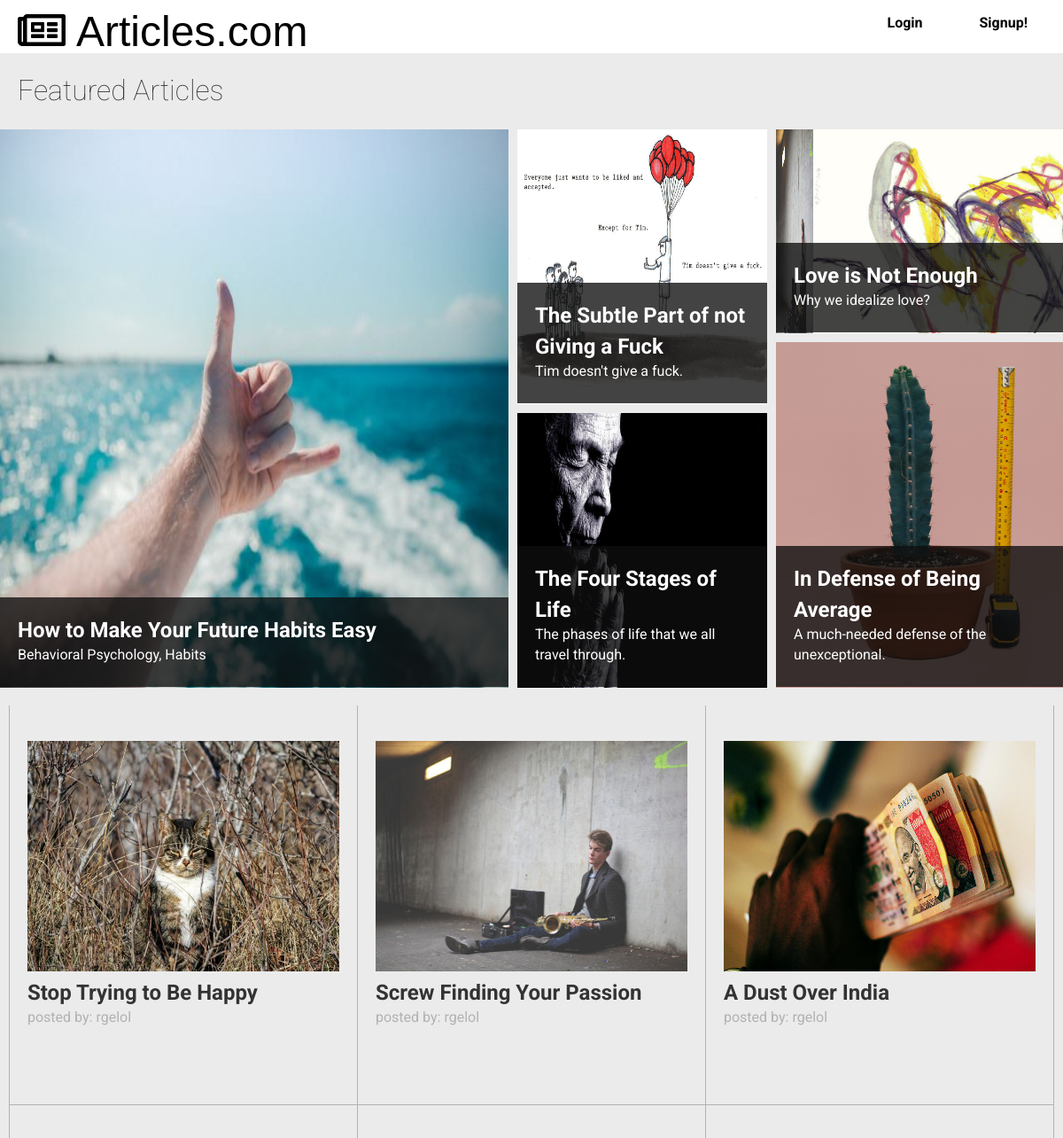
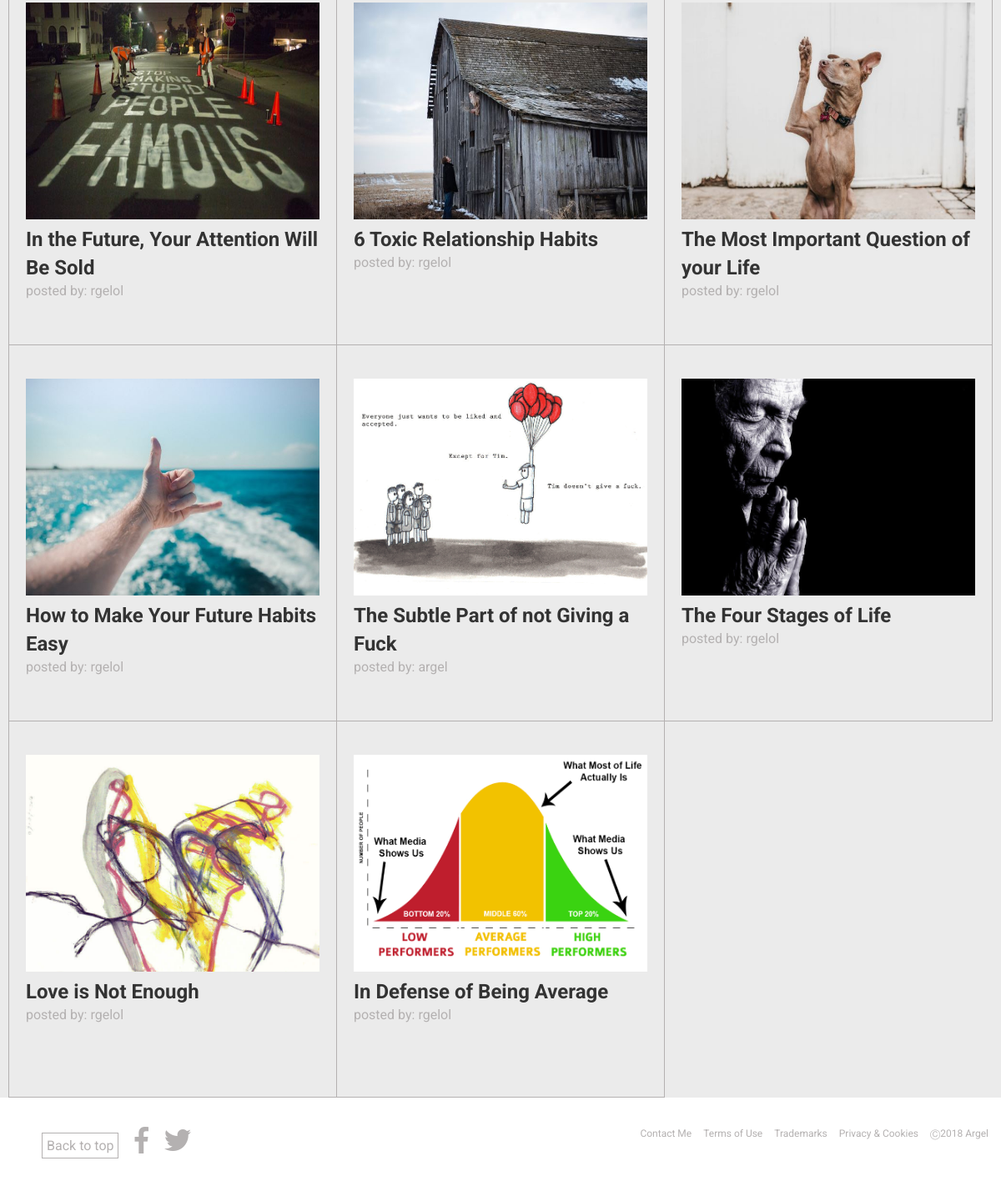
The page / on the database its author committed (2 pictures, top to bottom).
### blog_app/models.py (models this page shows, shortened)
class Article(models.Model):
    title = models.CharField(max_length=200)
    slug = models.SlugField()
    body = models.TextField()
    date = models.DateTimeField(auto_now_add=True)
    thumb = models.ImageField(default='default.png', blank=True)
    author = models.ForeignKey(User, default = None, on_delete = models.CASCADE)

### blog_app/views.py (the view)
# urls.py: path('',views.article_list,name='home'),
def article_list(request):
    articles = Article.objects.all().order_by('date')
    return render(request, 'blog_app/article_list.html', {'articles_list':articles})

### blog_app/templates/blog_app/article_list.html (shortened to what this page needs)
{% extends "base_layout.html" %}
{% block content %}
<h1 id="Article-list">Featured Articles</h1>
<div class="head-content">
  <div class="sec1">
    <a href="/how-to-make-your-future-habits-easy/">
      <img id="sec-img" src="/media/1.jpg">
    </a>
    <footer>
      <figcaption>
        <h2>How to Make Your Future Habits Easy</h2>
        <p>Behavioral Psychology, Habits</p>
      </figcaption>
    </footer>
  </div>
  <div class="sec2">
      <a href="/the-subtle-part-of-not-giving-a-fuck/">
      <img id="sec-img" src="/media/2.png">
    </a>
  <footer>
      <figcaption>
        <h2>The Subtle Part of not Giving a Fuck</h2>
        <p>Tim doesn't give a fuck.</p>
      </figcaption>
    </footer>
  </div>
  <div class="sec3">
    <a href="/screw-finding-your-passion/">
      <img id="sec-img" src="/media/3.jpg">
    </a>
      <footer>
          <figcaption>
            <h2>The Four Stages of Life</h2>
            <p>The phases of life that we all travel through.</p>
          </figcaption>
        </footer>
  </div>
  <div class="sec4">
    <a href="">
      <img src="/media/12.jpg" height="260" width="42">
    </a>
      <img id="sec-img" src="/media/5.jpg">
      <footer>
        <figcaption>
          <h2>Love is Not Enough</h2>
          <p>Why we idealize love?</p>
        </figcaption>
      </footer>
  </div>
  <div class="sec5">
      <img id="sec-img" src="/media/4.jpg">
      <footer>
          <figcaption>
            <h2>In Defense of Being Average</h2>
            <p>A much-needed defense of the unexceptional.</p>
          </figcaption>
        </footer>
  </div>
</div>
<div class="article-wrapper">
    <div class="articles">
      {% for i in articles_list %}
          <div class="image-container">
            <p id="image">
              <a id="image-a" href="{% url 'articles:detail' slug=i.slug %}">
                <img src="{{ i.thumb.url }}" height="260"  width="42" />
              </a>
            </p>
          <div class="details">
            <div class="content">
              <h2>{{ i.title }}</h2>
              <p>posted by: {{ i.author }}</p>
            </div>
          </div>
        </div>
      {% endfor %}
    </div>
  </div>
{% endblock %}

### templates/base_layout.html (shortened to what this page needs)
{% load static from staticfiles %}
<!DOCTYPE html>
<html lang="en" dir="ltr">
  <head>
    <link rel="stylesheet" href="{% static 'styless.css' %}">
    <link rel="stylesheet" href="https://use.fontawesome.com/releases/v5.5.0/css/all.css">
  </head>
<body>
    <header>
      <nav>
        <ul>
          {% if user.is_authenticated%}
            <li>
            <form class="logout-link" action="{% url 'accounts:logout' %}" method="POST">
            {% csrf_token %}
            <button class="logout-button" type="submit">Logout</button>
          </form>
          </li>
          <li><a class="highlight" href="{% url 'articles:create' %}">New Article</a></li>
           {% else %}
            <li>
              <a href="{% url 'accounts:login' %}">Login</a>
            </li>
            <li>
                <a href="{% url 'accounts:signup' %}">Signup!</a>
              </li>
          {% endif %}
        </ul>
        <h1><a class="home" href="{% url 'home'%}"><i class="far fa-newspaper fa-2x"> <span>Articles.com</span></i></a></h1>
      </nav>
    </header>
    <footer class="base-footer">
      <ul class="social">
        <li><a href="#top">Back to top</a></li>
        <li><i class="fab fa-facebook-f fa-2x"></i></li>
        <li><i class="fab fa-twitter fa-2x"></i></i></li>
      </ul>
      <ul class="about">
        <li><a href="">Contact Me</a></li>
        <li><a href="">Terms of Use</a></li>
        <li><a href="">Trademarks</a></li>
        <li><a href="">Privacy & Cookies</a></li>
        <li><p>Ⓒ2018 Argel</p></li>
      </ul>
    </footer>
    <div class="wrapper">
      {% block content %}
      {% endblock %}
   </div>
</body>
</html>

### assets/styless.css (style rules this page uses)
* { margin: 0; font-family: 'Roboto', sans-serif; }
body { position: relative; padding-bottom: 100px; line-height: 1.428571429; }
nav { height: 60px; background: white; position: relative; min-width: 100%; }
nav ul { float: right; list-style-type: none; }
nav ul li { display: inline-block; margin-top: 15px; margin-right: 20px; }
nav ul li a { text-decoration: none; color: black; padding: 5px 20px; font-weight: bold; }
h1 a { text-decoration: none; color: black; padding: 20px; padding-bottom: 10px; }
nav h1 { padding-top: 10px; }
nav:after { display: block; content: ''; clear: both; }
.head-content { background: #ebebeb; display: grid; grid-auto-rows: minmax(70px,70px); max-width: 100%; margin: 0 auto; grid-gap: 10px; overflow: hidden; grid-template-areas: "sec1 sec1 sec2 sec4" "sec1 sec1 sec2 sec4" "sec1 sec1 sec2 sec4" "sec1 sec1 sec2 sec5" "sec1 sec1 sec3 sec5" "sec1 sec1 sec3 sec5" "sec1 sec1 sec3 sec5" "sec1 sec1 sec3 sec5"; }
.sec1 { grid-area: sec1; position: relative; overflow: hidden; }
#sec-img { height: 100%; width: 100%; background-size: cover; background-position: 80% 100%; position: absolute; transition: all ease 1s; cursor: pointer; }
.sec1 footer { position: absolute; background: rgba(15,15,15,0.78); bottom: 1px; width: 100%; }
.sec1 footer figcaption { padding: 20px 20px 24px 20px; }
.sec1 footer figcaption h2 { color: white; }
.sec1 footer figcaption p { color: white; }
.sec2 { grid-area: sec2; position: relative; overflow: hidden; }
.sec2 footer { position: absolute; background: rgba(15,15,15,0.78); bottom: 1px; width: 100%; }
.sec2 footer figcaption { padding: 20px 20px 24px 20px; }
.sec2 footer figcaption h2 { color: white; }
.sec2 footer figcaption p { color: white; }
.sec3 { grid-area: sec3; position: relative; overflow: hidden; }
.sec3 footer { position: absolute; background: rgba(15,15,15,0.78); bottom: 1px; width: 100%; }
.sec3 footer figcaption { padding: 20px 20px 24px 20px; }
.sec3 footer figcaption h2 { color: white; }
.sec3 footer figcaption p { color: white; }
.sec4 { grid-area: sec4; position: relative; overflow: hidden; }
.sec4 footer { position: absolute; background: rgba(15,15,15,0.78); bottom: 1px; width: 100%; }
.sec4 footer figcaption { padding: 20px 20px 24px 20px; }
.sec4 footer figcaption h2 { color: white; }
.sec4 footer figcaption p { color: white; }
.sec5 { grid-area: sec5; position: relative; overflow: hidden; }
.sec5 footer { position: absolute; background: rgba(15,15,15,0.78); bottom: 1px; width: 100%; }
.sec5 footer figcaption { padding: 20px 20px 24px 20px; }
.sec5 footer figcaption h2 { color: white; }
.sec5 footer figcaption p { color: white; }
#Article-list { color: #333; padding: 20px; background: #ebebeb; font-weight: lighter; }
.article-wrapper { background: #ebebeb; padding-top: 20px; }
.articles { display: grid; grid-template-columns: 1fr 1fr 1fr; max-width: 100%; margin: 0 10px; position: relative; border-left: 0.5px solid rgb(180, 177, 177); overflow: hidden; }
#image-a img { margin-top: 20px; min-width:100%; transition: ease 1.5s all; }
.image-container { height: 300px; padding: 20px 20px 130px 20px; position: relative; overflow: hidden; border-bottom: 0.5px solid rgb(180, 177, 177); border-right: 0.55px solid rgb(180, 177, 177); transition: ease 0.5s all; color: #333; font-weight: normal; }
.fa-newspaper span { font-family: 'Lucida Sans', 'Lucida Sans Regular', 'Lucida Grande', 'Lucida Sans Unicode', Geneva, Verdana, sans-serif; }
.base-footer { position: absolute; bottom: 0px; width: 100%; height: 80px; background-color: white; }
.fa-facebook-f { color: rgb(180, 177, 177); }
.fa-twitter { color: rgb(180, 177, 177); }
.social { float:left; margin-left: 10px }
.social li { display: inline-block; padding-top: 15px; padding-right: 15px; }
.social li a { text-decoration: none; color: rgb(180, 177, 177); border: 1px solid rgb(180, 177, 177); padding: 5px; }
.about { float:right; margin-right:10px; }
.about li { display: inline-block; padding: 5px; font-size: 12px; padding-top: 15px; }
.about li a,p { text-decoration: none; color: rgb(180, 177, 177); }

### rows shown on the page
Article: thumb (picture), title "Stop Trying to Be Happy", author "rgelol"
Article: thumb (picture), title "Screw Finding Your Passion", author "rgelol"
Article: thumb (picture), title "A Dust Over India", author "rgelol"
Article: thumb (picture), title "In the Future, Your Attention Will Be Sold", author "rgelol"
Article: thumb (picture), title "6 Toxic Relationship Habits", author "rgelol"
Article: thumb (picture), title "The Most Important Question of your Life", author "rgelol"
Article: thumb (picture), title "How to Make Your Future Habits Easy", author "rgelol"
Article: thumb (picture), title "The Subtle Part of not Giving a Fuck", author "argel"
Article: thumb (picture), title "The Four Stages of Life", author "rgelol"
Article: thumb (picture), title "Love is Not Enough", author "rgelol"
Article: thumb (picture), title "In Defense of Being Average", author "rgelol"
